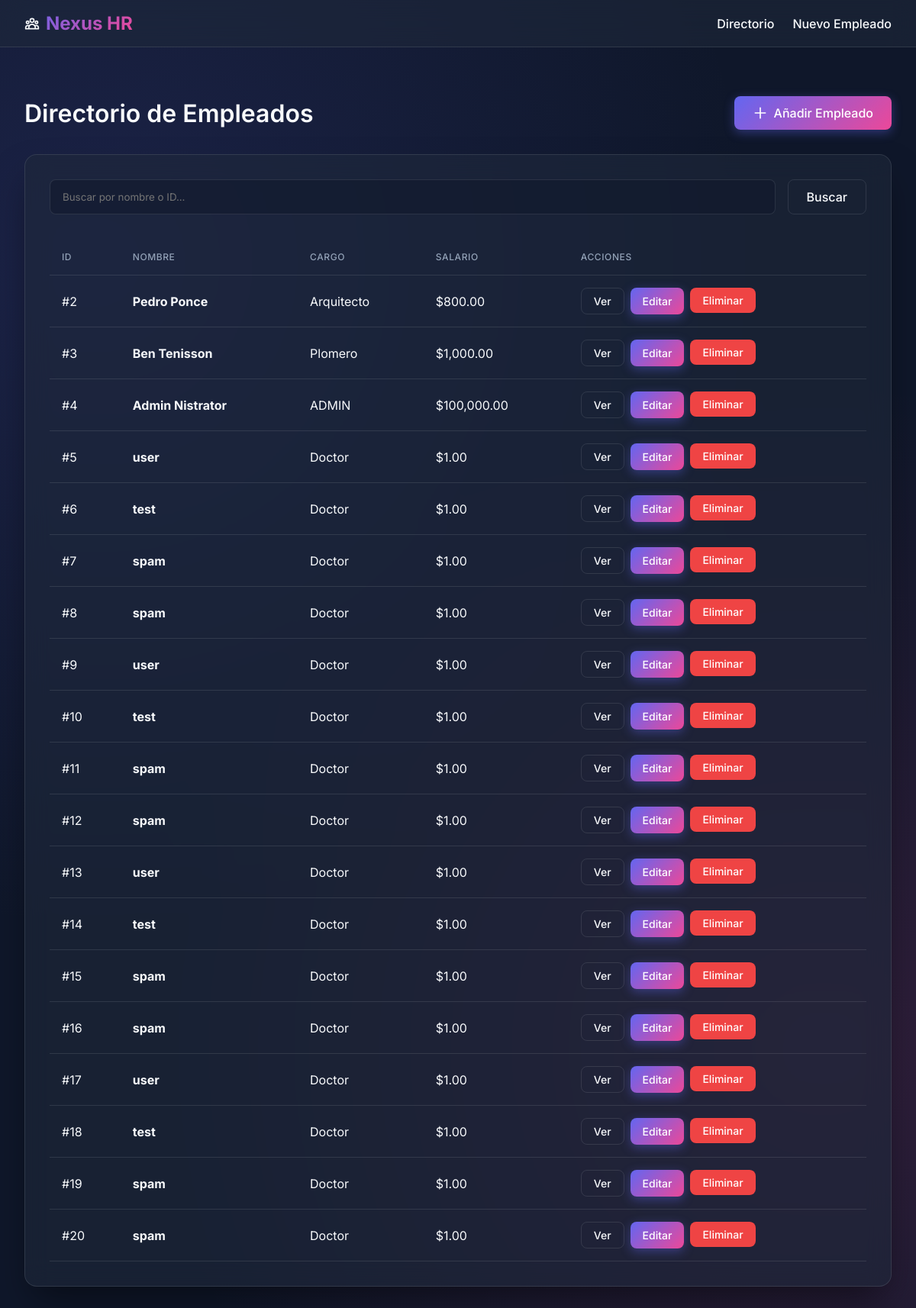
The page / on the database its author committed.
### models.py (models this page shows, shortened)
class Employee(db.Model):
    __tablename__ = 'employees'
    id = db.Column(db.Integer, primary_key=True)
    name = db.Column(db.String(100), nullable=False)
    position = db.Column(db.String(100), nullable=False)
    salary = db.Column(db.Float, nullable=False)

### app.py (the view)
@app.route('/')
def index():
    query = request.args.get('q', '')
    if query:
        employees = Employee.query.filter(Employee.name.ilike(f'%{query}%') | Employee.id.like(f'{query}')).all()
    else:
        employees = Employee.query.all()
    return render_template('index.html', employees=employees, query=query)

### templates/index.html (shortened to what this page needs)
{% extends 'base.html' %}
{% block content %}
<div class="page-header">
    <h1>Directorio de Empleados</h1>
    <a href="{{ url_for('create_employee') }}" class="btn btn-primary">
        <svg class="icon" fill="none" stroke="currentColor" viewBox="0 0 24 24"><path stroke-linecap="round" stroke-linejoin="round" stroke-width="2" d="M12 4v16m8-8H4"></path></svg>
        Añadir Empleado
    </a>
</div>
<div class="glass-panel">
    <form class="search-bar" action="{{ url_for('index') }}" method="GET">
        <input type="search" name="q" value="{{ query }}" placeholder="Buscar por nombre o ID..." aria-label="Buscar empleado">
        <button type="submit" class="btn btn-secondary">Buscar</button>
    </form>
    <div class="table-responsive">
        <table>
            <thead>
                <tr>
                    <th>ID</th>
                    <th>Nombre</th>
                    <th>Cargo</th>
                    <th>Salario</th>
                    <th>Acciones</th>
                </tr>
            </thead>
            <tbody>
                {% for employee in employees %}
                <tr>
                    <td>#{{ employee.id }}</td>
                    <td><strong>{{ employee.name }}</strong></td>
                    <td>{{ employee.position }}</td>
                    <td>${{ "{:,.2f}".format(employee.salary) }}</td>
                    <td>
                        <div class="actions">
                            <a href="{{ url_for('view_employee', id=employee.id) }}" class="btn btn-sm btn-secondary" title="Ver detalles">Ver</a>
                            <a href="{{ url_for('edit_employee', id=employee.id) }}" class="btn btn-sm btn-primary" title="Editar">Editar</a>
                            <form action="{{ url_for('delete_employee', id=employee.id) }}" method="POST" style="display:inline;" onsubmit="return confirm('¿Está seguro de eliminar este registro?');">
                                <button type="submit" class="btn btn-sm btn-danger" title="Eliminar">Eliminar</button>
                            </form>
                        </div>
                    </td>
                </tr>
                {% else %}
                <tr>
                    <td colspan="5" style="text-align: center; color: var(--text-muted); padding: 2rem;">
                        No se encontraron empleados.
                    </td>
                </tr>
                {% endfor %}
            </tbody>
        </table>
    </div>
</div>
{% endblock %}

### templates/base.html (shortened to what this page needs)
<!DOCTYPE html>
<html lang="es">
<head>
    <link rel="stylesheet" href="{{ url_for('static', filename='css/style.css') }}">
</head>
<body>
    <header>
        <div class="navbar">
            <a href="{{ url_for('index') }}" class="brand">
                Nexus HR
            </a>
            <nav class="nav-links">
                <a href="{{ url_for('index') }}">Directorio</a>
                <a href="{{ url_for('create_employee') }}">Nuevo Empleado</a>
            </nav>
        </div>
    </header>
    <main>
        {% block content %}{% endblock %}
    </main>
</body>
</html>

### static/css/style.css (style rules this page uses)
:root { --bg-base: #0f172a; --surface-color: rgba(30, 41, 59, 0.6); --surface-border: rgba(255, 255, 255, 0.1); --primary-color: #6366f1; --primary-hover: #4f46e5; --secondary-color: #ec4899; --secondary-hover: #db2777; --danger-color: #ef4444; --danger-hover: #dc2626; --success-color: #10b981; --text-color: #f8fafc; --text-muted: #94a3b8; --glass-blur: blur(16px); --transition-speed: 0.3s; }
body { background-color: var(--bg-base); background-image: radial-gradient(circle at 10% 20%, rgba(99, 102, 241, 0.15) 0%, transparent 50%), radial-gradient(circle at 90% 80%, rgba(236, 72, 153, 0.15) 0%, transparent 50%); background-attachment: fixed; color: var(--text-color); font-family: 'Inter', sans-serif; margin: 0; padding: 0; min-height: 100vh; display: flex; flex-direction: column; }
header { background: var(--surface-color); backdrop-filter: var(--glass-blur); border-bottom: 1px solid var(--surface-border); padding: 1rem 2rem; position: sticky; top: 0; z-index: 100; }
.navbar { max-width: 1200px; margin: 0 auto; display: flex; justify-content: space-between; align-items: center; }
.brand { font-size: 1.5rem; font-weight: 700; color: var(--text-color); text-decoration: none; display: flex; align-items: center; gap: 0.5rem; background: linear-gradient(135deg, var(--primary-color), var(--secondary-color)); -webkit-background-clip: text; -webkit-text-fill-color: transparent; }
.nav-links { display: flex; gap: 1.5rem; }
.nav-links a { color: var(--text-color); text-decoration: none; font-weight: 500; transition: color var(--transition-speed); }
main { flex: 1; max-width: 1200px; width: 100%; margin: 2rem auto; padding: 0 2rem; box-sizing: border-box; }
.glass-panel { background: var(--surface-color); backdrop-filter: var(--glass-blur); border: 1px solid var(--surface-border); border-radius: 1rem; padding: 2rem; box-shadow: 0 25px 50px -12px rgba(0, 0, 0, 0.5); animation: fadeIn 0.5s ease-out; }
.page-header { display: flex; justify-content: space-between; align-items: center; margin-bottom: 2rem; }
h1, h2, h3 { margin: 0; font-weight: 600; }
.btn { display: inline-flex; align-items: center; justify-content: center; gap: 0.5rem; padding: 0.75rem 1.5rem; border-radius: 0.5rem; font-weight: 500; text-decoration: none; border: none; cursor: pointer; transition: all var(--transition-speed); font-family: 'Inter', sans-serif; font-size: 1rem; }
.btn-primary { background: linear-gradient(135deg, var(--primary-color), var(--secondary-color)); color: white; box-shadow: 0 4px 14px 0 rgba(99, 102, 241, 0.39); }
.btn-secondary { background: transparent; color: var(--text-color); border: 1px solid var(--surface-border); }
.btn-danger { background: var(--danger-color); color: white; }
.btn-sm { padding: 0.5rem 1rem; font-size: 0.875rem; }
table { width: 100%; border-collapse: separate; border-spacing: 0; margin-top: 1rem; }
th, td { padding: 1rem; text-align: left; border-bottom: 1px solid var(--surface-border); }
th { color: var(--text-muted); font-weight: 500; text-transform: uppercase; font-size: 0.75rem; letter-spacing: 0.05em; }
tr { transition: background-color var(--transition-speed); }
.actions { display: flex; gap: 0.5rem; }
input[type="text"], input[type="number"], input[type="search"] { width: 100%; padding: 0.75rem 1rem; border-radius: 0.5rem; background: rgba(15, 23, 42, 0.5); border: 1px solid var(--surface-border); color: var(--text-color); font-family: 'Inter', sans-serif; transition: all var(--transition-speed); box-sizing: border-box; }
.search-bar { display: flex; gap: 1rem; margin-bottom: 2rem; }
.search-bar input { flex: 1; }
.icon { width: 1.25rem; height: 1.25rem; }

### rows shown on the page
Employee: id "2", name "Pedro Ponce", position "Arquitecto", salary "800.00"
Employee: id "3", name "Ben Tenisson", position "Plomero", salary "1,000.00"
Employee: id "4", name "Admin Nistrator", position "ADMIN", salary "100,000.00"
Employee: id "5", name "user", position "Doctor", salary "1.00"
Employee: id "6", name "test", position "Doctor", salary "1.00"
Employee: id "7", name "spam", position "Doctor", salary "1.00"
Employee: id "8", name "spam", position "Doctor", salary "1.00"
Employee: id "9", name "user", position "Doctor", salary "1.00"
Employee: id "10", name "test", position "Doctor", salary "1.00"
Employee: id "11", name "spam", position "Doctor", salary "1.00"
Employee: id "12", name "spam", position "Doctor", salary "1.00"
Employee: id "13", name "user", position "Doctor", salary "1.00"
Employee: id "14", name "test", position "Doctor", salary "1.00"
Employee: id "15", name "spam", position "Doctor", salary "1.00"
Employee: id "16", name "spam", position "Doctor", salary "1.00"
Employee: id "17", name "user", position "Doctor", salary "1.00"
Employee: id "18", name "test", position "Doctor", salary "1.00"
Employee: id "19", name "spam", position "Doctor", salary "1.00"
Employee: id "20", name "spam", position "Doctor", salary "1.00"
